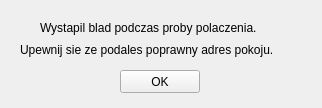
<?xml version="1.0" encoding="UTF-8"?>
<ui version="4.0">
 <class>ConnectionError</class>
 <widget class="QWidget" name="ConnectionError">
  <property name="geometry">
   <rect>
    <x>0</x>
    <y>0</y>
    <width>322</width>
    <height>108</height>
   </rect>
  </property>
  <property name="sizePolicy">
   <sizepolicy hsizetype="Expanding" vsizetype="Expanding">
    <horstretch>0</horstretch>
    <verstretch>0</verstretch>
   </sizepolicy>
  </property>
  <property name="windowTitle">
   <string>ERROR</string>
  </property>
  <widget class="QLabel" name="label">
   <property name="geometry">
    <rect>
     <x>40</x>
     <y>20</y>
     <width>241</width>
     <height>16</height>
    </rect>
   </property>
   <property name="text">
    <string>Wystapil blad podczas proby polaczenia.</string>
   </property>
  </widget>
  <widget class="QPushButton" name="pushButton">
   <property name="geometry">
    <rect>
     <x>120</x>
     <y>70</y>
     <width>80</width>
     <height>23</height>
    </rect>
   </property>
   <property name="text">
    <string>OK</string>
   </property>
  </widget>
  <widget class="QLabel" name="label_2">
   <property name="geometry">
    <rect>
     <x>20</x>
     <y>40</y>
     <width>281</width>
     <height>20</height>
    </rect>
   </property>
   <property name="text">
    <string>Upewnij sie ze podales poprawny adres pokoju.</string>
   </property>
  </widget>
 </widget>
 <resources/>
 <connections/>
</ui>
